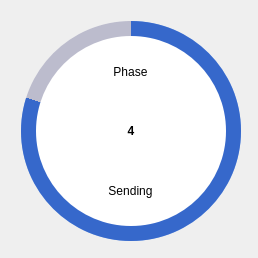
<?xml version="1.0" encoding="UTF-8"?>
<ui version="4.0">
 <class>Form</class>
 <widget class="QWidget" name="Form">
  <property name="geometry">
   <rect>
    <x>0</x>
    <y>0</y>
    <width>258</width>
    <height>258</height>
   </rect>
  </property>
  <property name="minimumSize">
   <size>
    <width>258</width>
    <height>258</height>
   </size>
  </property>
  <property name="maximumSize">
   <size>
    <width>258</width>
    <height>258</height>
   </size>
  </property>
  <property name="windowTitle">
   <string>Form</string>
  </property>
  <property name="styleSheet">
   <string notr="true">QLabel
{
    font: 20pt &quot;Raleway&quot;;
    font-weight:medium;
}
#phase_number_lbl
{
     font: 36pt &quot;Raleway&quot;;
    font-weight:bold;
}
#sending_fixed_lbl
{
     font: 12pt &quot;Raleway&quot;;
    font-weight:300;
}</string>
  </property>
  <layout class="QGridLayout" name="gridLayout">
   <item row="0" column="0">
    <widget class="QFrame" name="circularProgressBar_Main_3">
     <property name="minimumSize">
      <size>
       <width>240</width>
       <height>240</height>
      </size>
     </property>
     <property name="maximumSize">
      <size>
       <width>240</width>
       <height>240</height>
      </size>
     </property>
     <property name="styleSheet">
      <string notr="true">background-color: none;</string>
     </property>
     <property name="frameShape">
      <enum>QFrame::NoFrame</enum>
     </property>
     <property name="frameShadow">
      <enum>QFrame::Raised</enum>
     </property>
     <widget class="QFrame" name="progress_frame">
      <property name="geometry">
       <rect>
        <x>10</x>
        <y>10</y>
        <width>220</width>
        <height>220</height>
       </rect>
      </property>
      <property name="minimumSize">
       <size>
        <width>220</width>
        <height>220</height>
       </size>
      </property>
      <property name="maximumSize">
       <size>
        <width>220</width>
        <height>220</height>
       </size>
      </property>
      <property name="styleSheet">
       <string notr="true">QFrame{
	border-radius: 110px;	
	background-color: qconicalgradient(cx:0.5, cy:0.5, angle:90, stop:0.2 rgba(34, 117, 251, 255), stop:0.1999 rgba(255, 255, 255, 255));
}</string>
      </property>
      <property name="frameShape">
       <enum>QFrame::StyledPanel</enum>
      </property>
      <property name="frameShadow">
       <enum>QFrame::Raised</enum>
      </property>
     </widget>
     <widget class="QFrame" name="circularBg_3">
      <property name="geometry">
       <rect>
        <x>10</x>
        <y>10</y>
        <width>220</width>
        <height>220</height>
       </rect>
      </property>
      <property name="styleSheet">
       <string notr="true">QFrame{
	border-radius: 110px;	
	background-color: rgba(85, 85, 127, 100);
}</string>
      </property>
      <property name="frameShape">
       <enum>QFrame::StyledPanel</enum>
      </property>
      <property name="frameShadow">
       <enum>QFrame::Raised</enum>
      </property>
     </widget>
     <widget class="QFrame" name="circularContainer_3">
      <property name="geometry">
       <rect>
        <x>25</x>
        <y>25</y>
        <width>190</width>
        <height>190</height>
       </rect>
      </property>
      <property name="minimumSize">
       <size>
        <width>190</width>
        <height>190</height>
       </size>
      </property>
      <property name="maximumSize">
       <size>
        <width>190</width>
        <height>190</height>
       </size>
      </property>
      <property name="baseSize">
       <size>
        <width>0</width>
        <height>0</height>
       </size>
      </property>
      <property name="styleSheet">
       <string notr="true">QFrame{
	border-radius: 95px;	
	background-color: rgb(255,255,255);
}</string>
      </property>
      <property name="frameShape">
       <enum>QFrame::StyledPanel</enum>
      </property>
      <property name="frameShadow">
       <enum>QFrame::Raised</enum>
      </property>
      <layout class="QVBoxLayout" name="verticalLayout">
       <item alignment="Qt::AlignHCenter">
        <widget class="QLabel" name="phase_fixed_lbl">
         <property name="maximumSize">
          <size>
           <width>100</width>
           <height>16777215</height>
          </size>
         </property>
         <property name="text">
          <string>Phase</string>
         </property>
         <property name="alignment">
          <set>Qt::AlignCenter</set>
         </property>
        </widget>
       </item>
       <item>
        <widget class="QLabel" name="phase_number_lbl">
         <property name="text">
          <string>4</string>
         </property>
         <property name="alignment">
          <set>Qt::AlignCenter</set>
         </property>
        </widget>
       </item>
       <item alignment="Qt::AlignHCenter">
        <widget class="QLabel" name="sending_fixed_lbl">
         <property name="maximumSize">
          <size>
           <width>100</width>
           <height>16777215</height>
          </size>
         </property>
         <property name="text">
          <string>Sending</string>
         </property>
         <property name="alignment">
          <set>Qt::AlignCenter</set>
         </property>
        </widget>
       </item>
      </layout>
     </widget>
    </widget>
   </item>
  </layout>
 </widget>
 <resources/>
 <connections/>
</ui>
